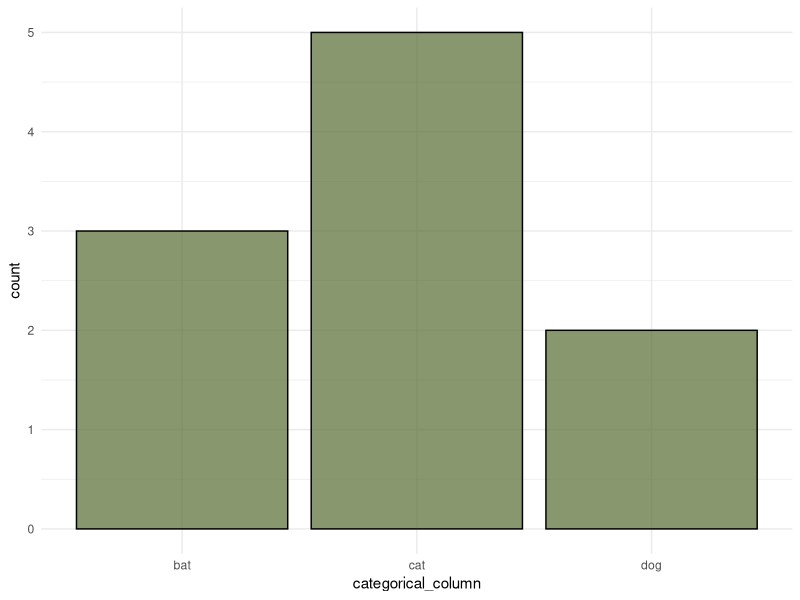
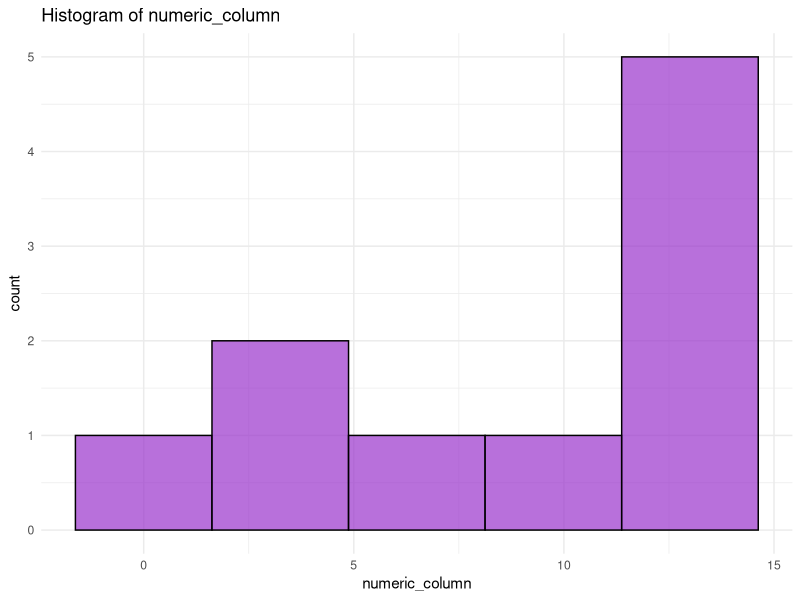

R code for these plots, in order: (Note: this script raises an error after producing the figures.)
## ---- chunk 1
library(ggplot2)

#' Generates a ggplot visualization based on the type of the specified column. 
#' If the column is numeric, it creates a histogram. If the column is categorical, it creates a bar chart.
#'
#' @param data a dataframe containing the column to be plotted. The df must include the specified `column`.
#' @param column string representing the column name to be plotted. 
#' @param bins numeric value specifying the number of bins for the histogram; only used if the column is numeric. Default = 30 but the user can specify whatever they like.
#' @param fill_color string representing the fill color of the plot bars/points. 
#' @param ... Additional arguments to pass to the `geom_histogram()` or `geom_bar()` functions
#' 
#' @return the ggplot object created based on the column type.

create_ggplot <- function(data, column, bins = 30, fill_color = "steelblue", ...) {
  if (!column %in% names(data)) { # provides error message if column doesn't exist in df
    stop("The specified column does not exist in the dataframe.") 
  }
  is_numeric_col <- is.numeric(data[[column]]) # checking for numeric column
  
  if (is_numeric_col) { # column is numeric, make a histogram
    plot <- ggplot(data, aes_string(x = column)) +
      geom_histogram(
        bins = bins,
        fill = fill_color,
        color = "black",  
        alpha = 0.7,
        size = 0.5, 
        ...
      ) +
      theme_minimal() +
      ggtitle(paste("Histogram of", column))
  } else { # column is not numeric, make a bar chart
    plot <- ggplot(data, aes_string(x = column)) +
      geom_bar(
        fill = fill_color,
        color = "black", 
        alpha = 0.7,
        ...) +
      theme_minimal()
      ggtitle(paste("Bar chart of", column))
  }
  
  return(plot) # returns ggplot2 object
}
## ---- chunk 2
df <- data.frame(
  categorical_column = factor(c("cat", "bat", "cat", "cat", "dog", "cat", "bat", "dog", "cat", "bat")),
  numeric_column = c(1, 2, 3, 10, 14, 14, 12, 12, 12, 8)
)
## ---- chunk 3
categorical_plot <- create_ggplot(df, "categorical_column", fill_color = "darkolivegreen")
print(categorical_plot)  # View the plot
## ---- chunk 4
numeric_plot <- create_ggplot(df, "numeric_column", bins=5, fill_color = "darkorchid")
print(numeric_plot)  # View the plot
## ---- chunk 5
plot3 <- create_ggplot(df, "non_existent_column", fill_color = "blue")
## ---- chunk 6
library(testthat)

# Test suite
test_that("create_ggplot function works without errors", {
  
  # Test 1: The function should return a ggplot object for a categorical column
  plot_cat <- create_ggplot(df, "categorical_column")
  expect_s3_class(plot_cat, "ggplot")
  
  # Test 2: The function should return a ggplot object for a numeric column
  plot_num <- create_ggplot(df, "numeric_column", bins=5)
  expect_s3_class(plot_num, "ggplot")
  
  # Test 3: The function should throw an error when the specified column does not exist
  expect_error(
    create_ggplot(df, "non_existent_column"),
    regexp = "The specified column does not exist in the dataframe"
  )
  
  # Test 4: Check if the function handles NA values appropriately
  df_na <- df
  df_na$numeric_column[2] <- NA  
  plot_na <- create_ggplot(df_na, "numeric_column", na.rm = TRUE)
  expect_s3_class(plot_na, "ggplot")
  
  # Test 5: Check if the function works with an empty df
  empty_df <- data.frame(categorical_column = factor(), numeric_column = numeric(0))
  plot_empty <- create_ggplot(empty_df, "categorical_column")
  expect_s3_class(plot_empty, "ggplot")
  
})
